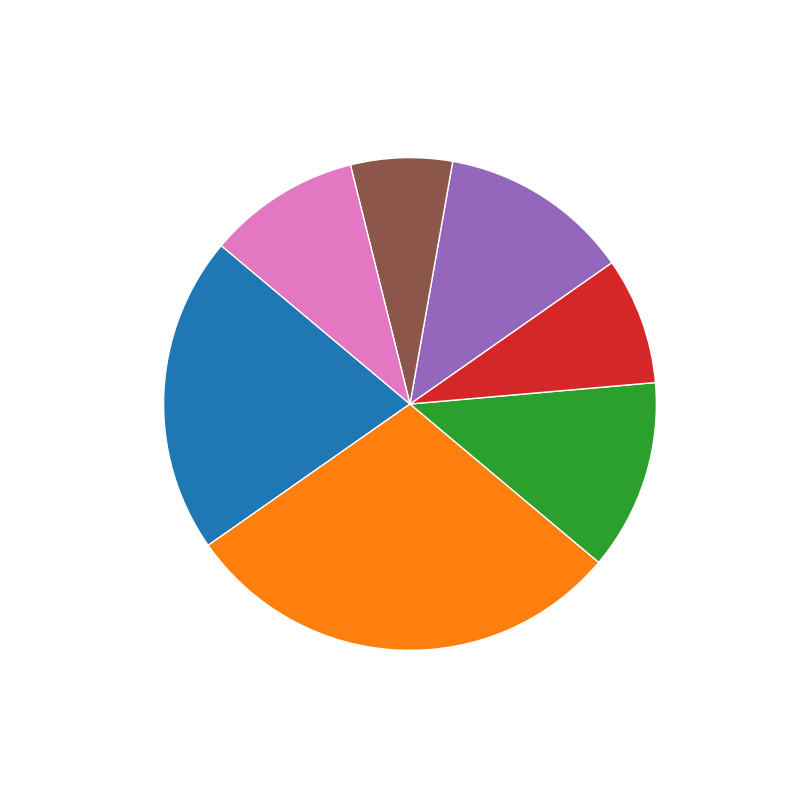

The script that drew this image:
import matplotlib.pyplot as plt

# Data series
percentages = [25, 35, 15, 10, 15, 8, 12]
colors = ['#1f77b4', '#ff7f0e', '#2ca02c', '#d62728', '#9467bd', '#8c564b', '#e377c2']

fig, ax = plt.subplots(figsize=(8, 8))

# Create a standard pie chart without radial style
ax.pie(percentages, startangle=140, colors=colors)

plt.show()
